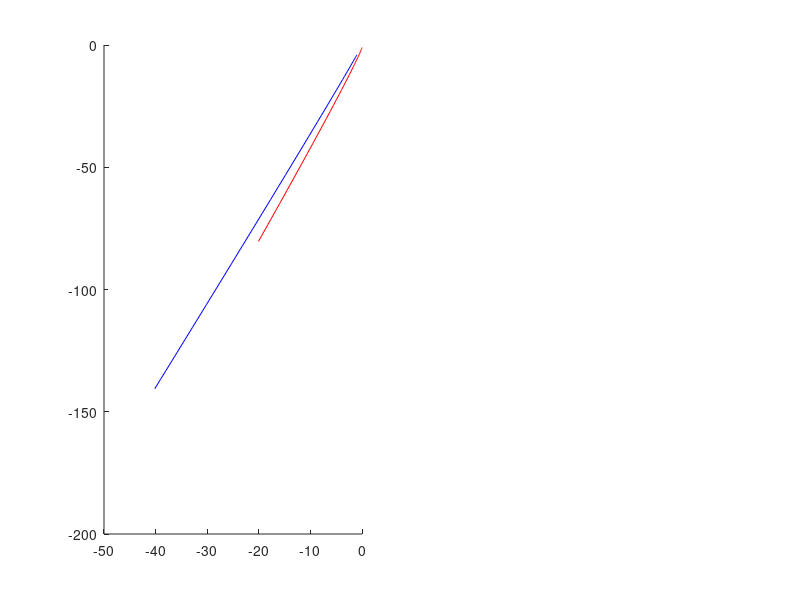

MATLAB code to generate this figure: (Note: this script raises an error after producing the figure.)
% Определение системы дифференциальных уравнений
dxdt = @(t, x) 4*x(1) - x(2);
dydt = @(t, x) x(1) + 2*x(2);

% Начальные условия
x0 = -1;
y0 = 0;
tspan = [0 1]; % Диапазон времени для решения

% Решение системы дифференциальных уравнений
[t, sol] = ode45(@(t, x) [dxdt(t, x); dydt(t, x)], tspan, [x0; y0]);

% Нахождение значений производной для построения фазового портрета
dx = zeros(size(t, 1), 1);
dy = zeros(size(t, 1), 1);

for i = 1 : size(t, 1)
    dx(i) = dxdt(t(i), sol(i, :));
    dy(i) = dydt(t(i), sol(i, :));
end

% Построение фазового портрета
figure
subplot(1, 2, 1);
hold on;
plot(sol(:, 1), dx, "b");
plot(sol(:, 2), dy, "r");
plot(out.x, out.dx, "y");
plot(out.y, out.dy, "m");
hold off;
legend('x:dx', 'y:dy', 'simulated x:dx', 'simulated y:dy');
xlabel('x/y');
ylabel('dx/dy');
title('Фазовый портрет');

% Построение графиков x(t) и y(t)
subplot(1, 2, 2);
hold on;
plot(t, sol(:, 1), 'b', t, sol(:, 2), 'r');
plot(out.t, out.x, 'y', out.t, out.y, 'm');
hold off;
legend('x(t)', 'y(t)', 'simulated x(t)', 'simulated y(t)');
xlabel('t');
ylabel('Значения');
title('Решение');
